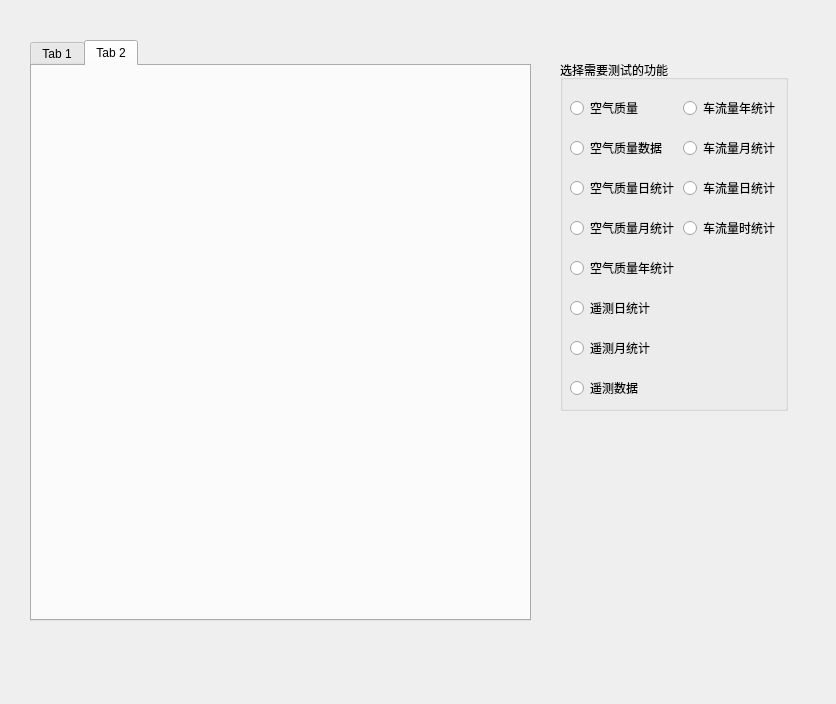
<?xml version="1.0" encoding="UTF-8"?>
<ui version="4.0">
 <class>Form</class>
 <widget class="QWidget" name="Form">
  <property name="geometry">
   <rect>
    <x>0</x>
    <y>0</y>
    <width>836</width>
    <height>704</height>
   </rect>
  </property>
  <property name="windowTitle">
   <string>Form</string>
  </property>
  <widget class="QTabWidget" name="tabWidget">
   <property name="geometry">
    <rect>
     <x>30</x>
     <y>40</y>
     <width>501</width>
     <height>581</height>
    </rect>
   </property>
   <property name="currentIndex">
    <number>1</number>
   </property>
   <widget class="QWidget" name="tab">
    <attribute name="title">
     <string>Tab 1</string>
    </attribute>
   </widget>
   <widget class="QWidget" name="tab_2">
    <attribute name="title">
     <string>Tab 2</string>
    </attribute>
   </widget>
  </widget>
  <widget class="QGroupBox" name="select_need_test">
   <property name="geometry">
    <rect>
     <x>560</x>
     <y>60</y>
     <width>228</width>
     <height>351</height>
    </rect>
   </property>
   <property name="title">
    <string>选择需要测试的功能</string>
   </property>
   <widget class="QRadioButton" name="air_quality_day">
    <property name="geometry">
     <rect>
      <x>10</x>
      <y>120</y>
      <width>107</width>
      <height>16</height>
     </rect>
    </property>
    <property name="text">
     <string>空气质量日统计</string>
    </property>
   </widget>
   <widget class="QRadioButton" name="air_quality_mon">
    <property name="geometry">
     <rect>
      <x>10</x>
      <y>160</y>
      <width>107</width>
      <height>16</height>
     </rect>
    </property>
    <property name="text">
     <string>空气质量月统计</string>
    </property>
   </widget>
   <widget class="QRadioButton" name="air_quality_year">
    <property name="geometry">
     <rect>
      <x>10</x>
      <y>200</y>
      <width>107</width>
      <height>16</height>
     </rect>
    </property>
    <property name="text">
     <string>空气质量年统计</string>
    </property>
   </widget>
   <widget class="QRadioButton" name="telemetry_day">
    <property name="geometry">
     <rect>
      <x>10</x>
      <y>240</y>
      <width>83</width>
      <height>16</height>
     </rect>
    </property>
    <property name="text">
     <string>遥测日统计</string>
    </property>
   </widget>
   <widget class="QRadioButton" name="telemetry_mon">
    <property name="geometry">
     <rect>
      <x>10</x>
      <y>280</y>
      <width>83</width>
      <height>16</height>
     </rect>
    </property>
    <property name="text">
     <string>遥测月统计</string>
    </property>
   </widget>
   <widget class="QRadioButton" name="telemetry_data">
    <property name="geometry">
     <rect>
      <x>10</x>
      <y>320</y>
      <width>71</width>
      <height>16</height>
     </rect>
    </property>
    <property name="text">
     <string>遥测数据</string>
    </property>
   </widget>
   <widget class="QRadioButton" name="air_quality_data">
    <property name="geometry">
     <rect>
      <x>10</x>
      <y>80</y>
      <width>95</width>
      <height>16</height>
     </rect>
    </property>
    <property name="text">
     <string>空气质量数据</string>
    </property>
   </widget>
   <widget class="QRadioButton" name="air_quality">
    <property name="geometry">
     <rect>
      <x>10</x>
      <y>40</y>
      <width>71</width>
      <height>16</height>
     </rect>
    </property>
    <property name="text">
     <string>空气质量</string>
    </property>
   </widget>
   <widget class="QRadioButton" name="car_flow_hour">
    <property name="geometry">
     <rect>
      <x>123</x>
      <y>160</y>
      <width>95</width>
      <height>16</height>
     </rect>
    </property>
    <property name="text">
     <string>车流量时统计</string>
    </property>
   </widget>
   <widget class="QRadioButton" name="car_flow_day">
    <property name="geometry">
     <rect>
      <x>123</x>
      <y>120</y>
      <width>95</width>
      <height>16</height>
     </rect>
    </property>
    <property name="text">
     <string>车流量日统计</string>
    </property>
   </widget>
   <widget class="QRadioButton" name="car_flow_mon">
    <property name="geometry">
     <rect>
      <x>123</x>
      <y>80</y>
      <width>95</width>
      <height>16</height>
     </rect>
    </property>
    <property name="text">
     <string>车流量月统计</string>
    </property>
   </widget>
   <widget class="QRadioButton" name="car_flow_year">
    <property name="geometry">
     <rect>
      <x>123</x>
      <y>40</y>
      <width>95</width>
      <height>16</height>
     </rect>
    </property>
    <property name="text">
     <string>车流量年统计</string>
    </property>
   </widget>
  </widget>
 </widget>
 <resources/>
 <connections/>
</ui>
